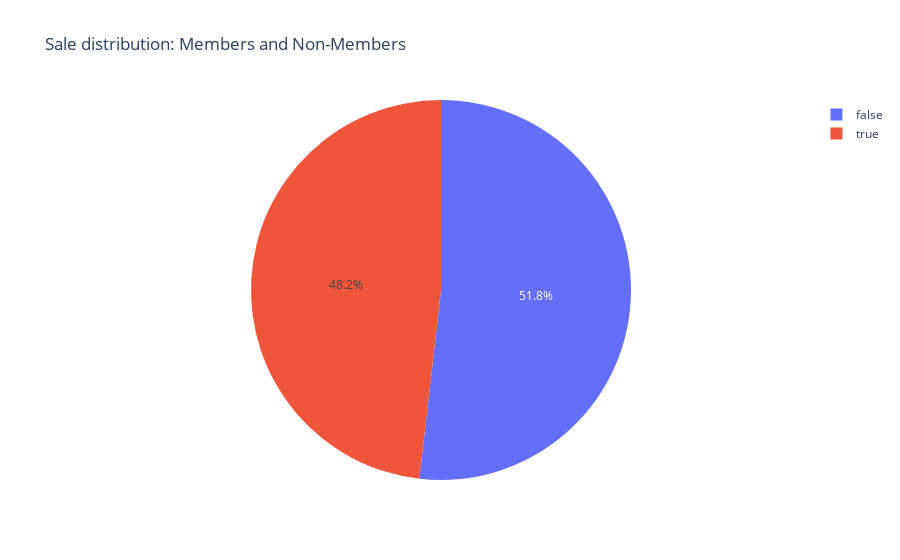

This figure's notebook cell:
### Code cell
member_sales = merge_df.groupby("is_member")['total_sales'].sum().reset_index()

fig = px.pie(
    member_sales,
    names='is_member',
    values='total_sales',
    title="Sale distribution: Members and Non-Members"
)

fig.show()

### Figure 1 — Plotly figure (JSON) as saved in the notebook; plotly's stock layout.template omitted (floating-point values rounded to 4 significant figures)
{"data": [{"domain": {"x": [0, 1], "y": [0, 1]}, "hovertemplate": "is_member=%{label}<br>total_sales=%{value}<extra></extra>", "labels": [false, true], "legendgroup": "", "name": "", "showlegend": true, "type": "pie", "values": [3350.0, 3116.0]}], "layout": {"legend": {"tracegroupgap": 0}, "title": {"text": "Sale distribution: Members and Non-Members"}}}
